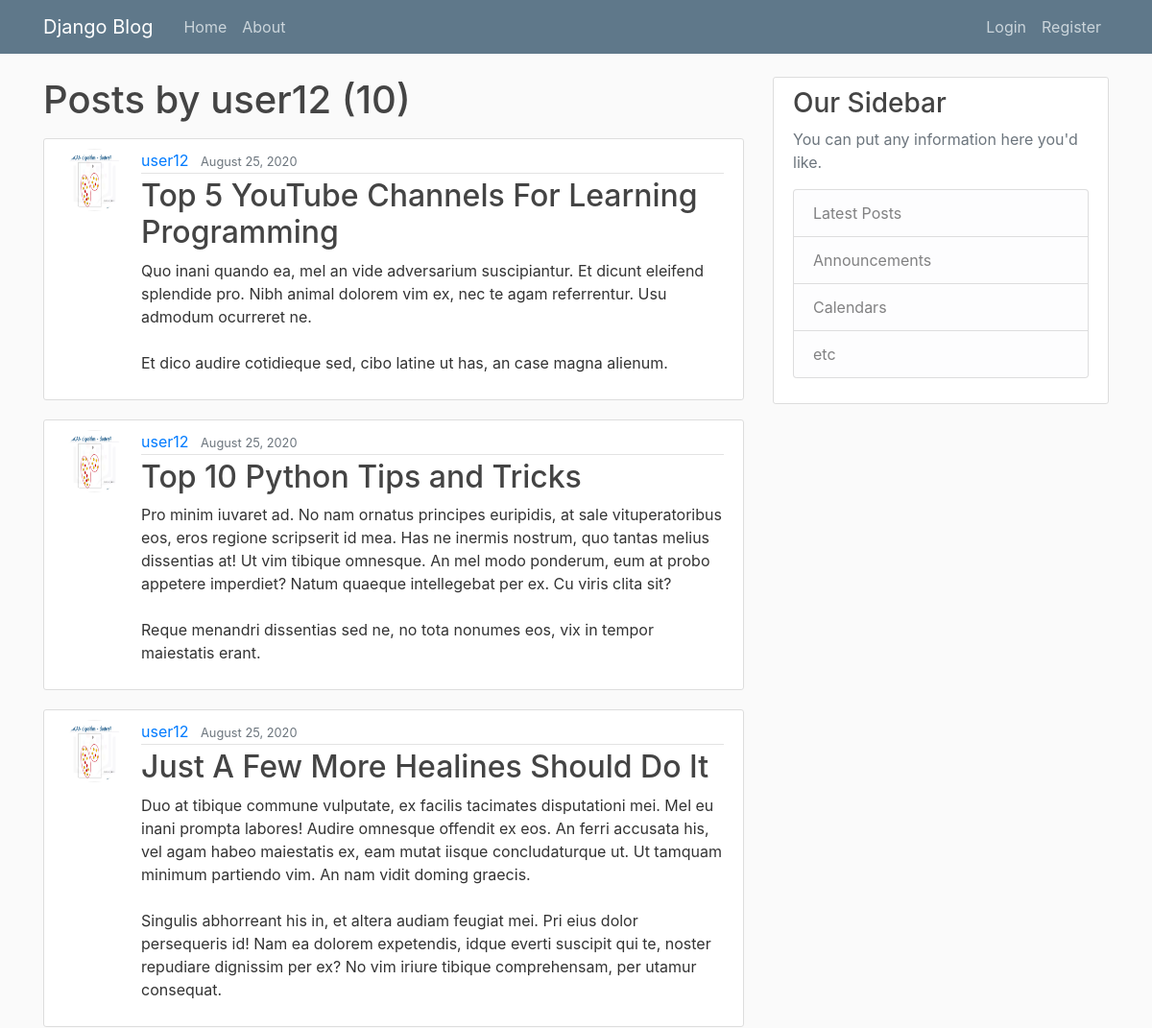
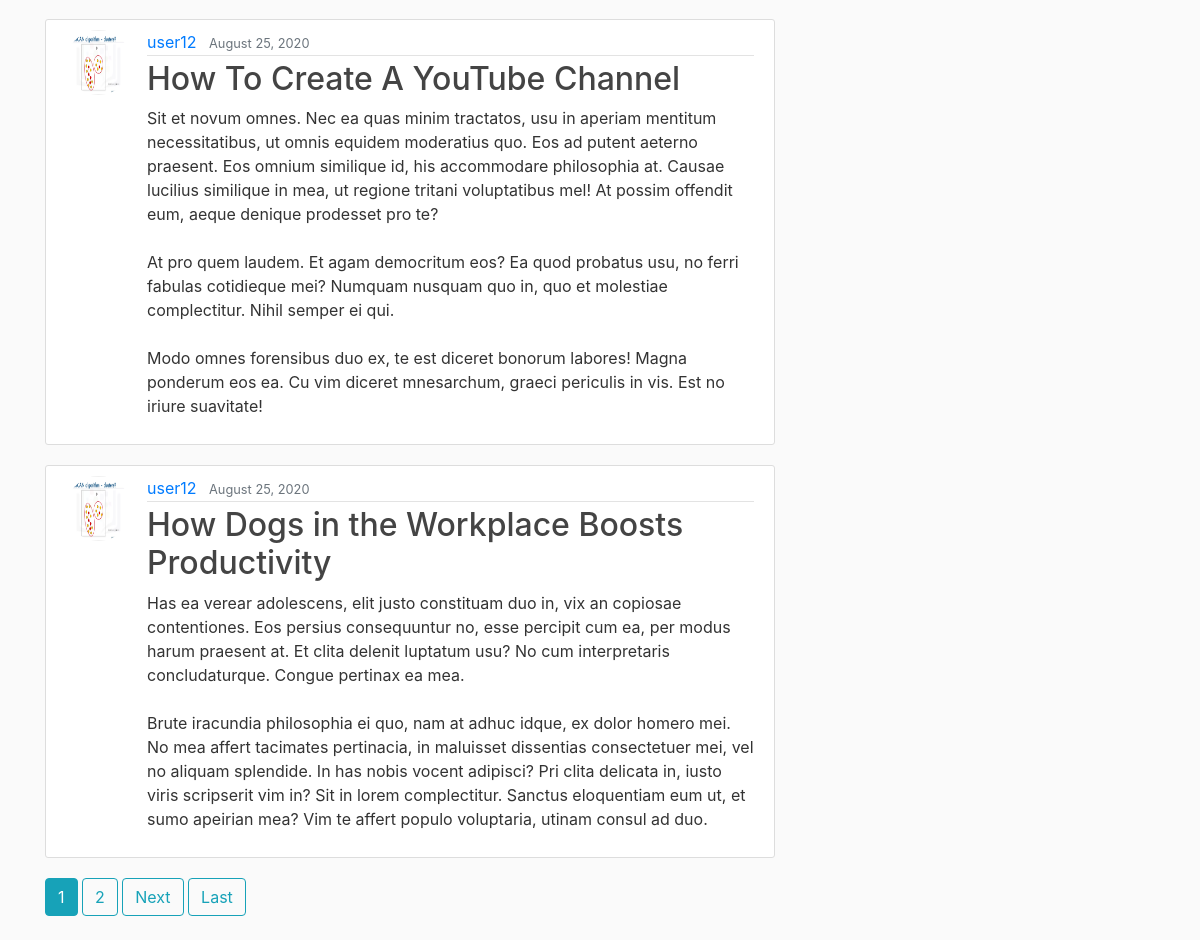
The page /user/user12 on the database its author committed (2 pictures, top to bottom).
### blog/models.py (models this page shows, shortened)
class Post(models.Model):
    title = models.CharField(max_length=100)
    content = models.TextField()
    date_posted = models.DateTimeField(default=timezone.now)
    author = models.ForeignKey(User, on_delete=models.CASCADE)

### users/models.py (models this page shows, shortened)
class Profile(models.Model):
    user = models.OneToOneField(User, on_delete=models.CASCADE)
    image = models.ImageField(default='default.jpg', upload_to='profile_pics')

### blog/views.py (the view)
# urls.py: path('user/<str:username>', UserPostListView.as_view(), name='user-posts'),
class UserPostListView(ListView):
    model = Post
    template_name = 'blog/user_posts.html' #<app>/<model>_<viewtype>.html
    context_object_name = 'posts'
    paginate_by = 5
    def get_queryset(self):
        user = get_object_or_404(User, username=self.kwargs.get('username'))
        return Post.objects.filter(author=user).order_by('-date_posted')

### blog/templates/blog/user_posts.html (shortened to what this page needs)
{% extends "blog/base.html" %}
{% block content %}
    <h1 class="mb-3">Posts by {{ view.kwargs.username }} ({{ page_obj.paginator.count }})</h1>
    {% for post in posts %}
        <article class="media content-section">
            <img class="rounded-circle article-img" src="{{ post.author.profile.image.url }}">
            <div class="media-body">
                <div class="article-metadata">
                    <a class="mr-2" href="{% url 'user-posts' post.author.username %}">{{ post.author }}</a>
                    <small class="text-muted">{{ post.date_posted|date:"F d, Y" }}</small>
                </div>
                <h2><a class="article-title" href="{% url 'post-detail' post.id %}">{{ post.title }}</a></h2>
                <p class="article-content">{{ post.content }}</p>
            </div>
        </article>
    {% endfor %}
    {% if is_paginated %}
        {% for num in page_obj.paginator.page_range %}
            {% if page_obj.number == num %}
                <a class="btn btn-info mb-4" href="?page={{ num }}">{{ num }}</a>
            {% elif num > page_obj.number|add:'-3' and  num < page_obj.number|add:'3'%}
                <a class="btn btn-outline-info mb-4" href="?page={{ num }}">{{ num }}</a>
            {% endif %}
        {% endfor %}
        {% if page_obj.has_next %}
            <a class="btn btn-outline-info mb-4" href="?page={{ page_obj.next_page_number}}">Next</a>
            <a class="btn btn-outline-info mb-4" href="?page={{ page_obj.paginator.num_pages}}">Last</a>
        {% endif %}
    {% endif %}
{% endblock content%}

### blog/static/blog/main.css (style rules this page uses)
body { background: #fafafa; color: #333333; margin-top: 5rem; }
h1, h2, h3, h4, h5, h6 { color: #444444; }
.content-section { background: #ffffff; padding: 10px 20px; border: 1px solid #dddddd; border-radius: 3px; margin-bottom: 20px; }
.article-title { color: #444444; }
.article-content { white-space: pre-line; }
.article-img { height: 65px; width: 65px; margin-right: 16px; }
.article-metadata { padding-bottom: 1px; margin-bottom: 4px; border-bottom: 1px solid #e3e3e3 }

### rows shown on the page
Post: author.profile.image (picture), author "user12", date_posted "August 25, 2020", title "Top 5 YouTube Channels For Learning Programming", content "Quo inani quando ea, mel an vide adversarium suscipiantur. Et dicunt eleifend splendide pro. Nibh animal dolorem vim ex, nec te agam referrentur. Usu admodum ocurreret ne. Et dico audire cotidieque sed, cibo latine ut has, an case magna alienum."
Post: author.profile.image (picture), author "user12", date_posted "August 25, 2020", title "Top 10 Python Tips and Tricks", content "Pro minim iuvaret ad. No nam ornatus principes euripidis, at sale vituperatoribus eos, eros regione scripserit id mea. Has ne inermis nostrum, quo tantas melius dissentias at! Ut vim tibique omnesque. An mel modo ponderum, eum at probo appetere imperdiet? Natum quaeque intellegebat per ex. Cu viris clita sit? Reque menandri dissentias sed ne, no tota nonumes eos, vix in tempor maiestatis erant."
Post: author.profile.image (picture), author "user12", date_posted "August 25, 2020", title "Just A Few More Healines Should Do It", content "Duo at tibique commune vulputate, ex facilis tacimates disputationi mei. Mel eu inani prompta labores! Audire omnesque offendit ex eos. An ferri accusata his, vel agam habeo maiestatis ex, eam mutat iisque concludaturque ut. Ut tamquam minimum partiendo vim. An nam vidit doming graecis. Singulis abhorreant his in, et altera audiam feugiat mei. Pri eius dolor persequeris id! Nam ea dolorem expetendis, idque everti suscipit qui te, noster repudiare dignissim per ex? No vim iriure tibique comprehensam, per utamur consequat."
Post: author.profile.image (picture), author "user12", date_posted "August 25, 2020", title "How To Create A YouTube Channel", content "Sit et novum omnes. Nec ea quas minim tractatos, usu in aperiam mentitum necessitatibus, ut omnis equidem moderatius quo. Eos ad putent aeterno praesent. Eos omnium similique id, his accommodare philosophia at. Causae lucilius similique in mea, ut regione tritani voluptatibus mel! At possim offendit eum, aeque denique prodesset pro te? At pro quem laudem. Et agam democritum eos? Ea quod probatus usu, no ferri fabulas cotidieque mei? Numquam nusquam quo in, quo et molestiae complectitur. Nihil semper ei qui. Modo omnes forensibus duo ex, te est diceret bonorum labores! Magna ponderum eos ea. Cu vim diceret mnesarchum, graeci periculis in vis. Est no iriure suavitate!"
Post: author.profile.image (picture), author "user12", date_posted "August 25, 2020", title "How Dogs in the Workplace Boosts Productivity", content "Has ea verear adolescens, elit justo constituam duo in, vix an copiosae contentiones. Eos persius consequuntur no, esse percipit cum ea, per modus harum praesent at. Et clita delenit luptatum usu? No cum interpretaris concludaturque. Congue pertinax ea mea. Brute iracundia philosophia ei quo, nam at adhuc idque, ex dolor homero mei. No mea affert tacimates pertinacia, in maluisset dissentias consectetuer mei, vel no aliquam splendide. In has nobis vocent adipisci? Pri clita delicata in, iusto viris scripserit vim in? Sit in lorem complectitur. Sanctus eloquentiam eum ut, et sumo apeirian mea? Vim te affert populo voluptaria, utinam consul ad duo."

### other values the page prints
{{ view.kwargs.username }} "user12"
{{ page_obj.paginator.count }} "10"
{{ num }} "1"
{{ num }} "2"
